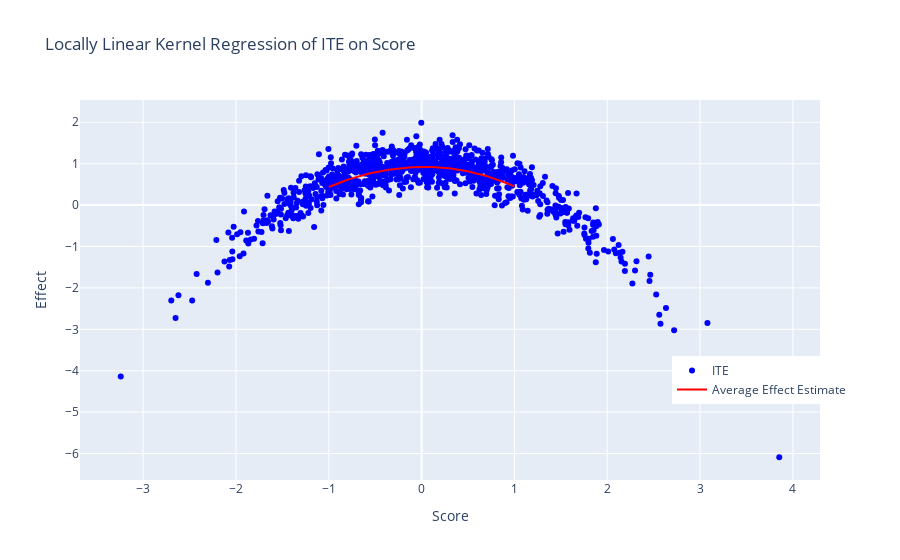

Here is the notebook cell this chart was saved with:
### Markdown cell above
### Oracle Values and Comparisons

The generated oracle values for the potential outcomes can be used in a kernel regression to get an oracle estimator at the cutoff.

### Code cell
ite = data_dict['oracle_values']['Y1'] - data_dict['oracle_values']['Y0']
score = data_dict['score']

oracle_model = KernelReg(endog=ite, exog=score, reg_type='ll', var_type='c', ckertype='gaussian')

score_grid = np.linspace(-1, 1, 100)
oracle_effects, _ = oracle_model.fit(score_grid)


scatter = go.Scatter(
    x=score,
    y=ite,
    mode='markers',
    name='ITE',
    marker=dict(color='blue')
)
line = go.Scatter(
    x=score_grid,
    y=oracle_effects,
    mode='lines',
    name='Average Effect Estimate',
    line=dict(color='red')
)


fig = go.Figure(data=[scatter, line])
fig.update_layout(
    title='Locally Linear Kernel Regression of ITE on Score',
    xaxis_title='Score',
    yaxis_title='Effect',
    legend=dict(x=0.8, y=0.2)
)

print(f"The oracle LATE is estimated as {oracle_model.fit([0])[0][0]}")

fig.show()

### Figure 1 — Plotly figure (JSON) as saved in the notebook; plotly's stock layout.template omitted (floating-point values rounded to 4 significant figures; data arrays with more than 128 entries replaced by an {"elided": "..."} marker saying what was removed)
{"data": [{"marker": {"color": "blue"}, "mode": "markers", "name": "ITE", "type": "scatter", "x": {"elided": "1000 float values"}, "y": {"elided": "1000 float values"}}, {"line": {"color": "red"}, "mode": "lines", "name": "Average Effect Estimate", "type": "scatter", "x": [-1, -0.9798, -0.9596, -0.9394, -0.9192, -0.899, -0.8788, -0.8586, -0.8384, -0.8182, -0.798, -0.7778, -0.7576, -0.7374, -0.7172, -0.697, -0.6768, -0.6566, -0.6364, -0.6162, -0.596, -0.5758, -0.5556, -0.5354, -0.5152, -0.4949, -0.4747, -0.4545, -0.4343, -0.4141, -0.3939, -0.3737, -0.3535, -0.3333, -0.3131, -0.2929, -0.2727, -0.2525, -0.2323, -0.2121, -0.1919, -0.1717, -0.1515, -0.1313, -0.1111, -0.09091, -0.07071, -0.05051, -0.0303, -0.0101, 0.0101, 0.0303, 0.05051, 0.07071, 0.09091, 0.1111, 0.1313, 0.1515, 0.1717, 0.1919, 0.2121, 0.2323, 0.2525, 0.2727, 0.2929, 0.3131, 0.3333, 0.3535, 0.3737, 0.3939, 0.4141, 0.4343, 0.4545, 0.4747, 0.4949, 0.5152, 0.5354, 0.5556, 0.5758, 0.596, 0.6162, 0.6364, 0.6566, 0.6768, 0.697, 0.7172, 0.7374, 0.7576, 0.7778, 0.798, 0.8182, 0.8384, 0.8586, 0.8788, 0.899, 0.9192, 0.9394, 0.9596, 0.9798, 1], "y": [0.4368, 0.4562, 0.4751, 0.4937, 0.5118, 0.5296, 0.5469, 0.5639, 0.5804, 0.5964, 0.6121, 0.6274, 0.6422, 0.6566, 0.6706, 0.6841, 0.6973, 0.71, 0.7223, 0.7343, 0.7458, 0.7569, 0.7676, 0.778, 0.7879, 0.7975, 0.8067, 0.8156, 0.824, 0.8321, 0.8399, 0.8473, 0.8543, 0.861, 0.8674, 0.8734, 0.879, 0.8844, 0.8893, 0.894, 0.8982, 0.9022, 0.9058, 0.909, 0.9119, 0.9144, 0.9166, 0.9184, 0.9199, 0.9209, 0.9216, 0.922, 0.9219, 0.9214, 0.9206, 0.9194, 0.9177, 0.9157, 0.9132, 0.9104, 0.9071, 0.9034, 0.8993, 0.8948, 0.8898, 0.8844, 0.8786, 0.8724, 0.8657, 0.8587, 0.8512, 0.8432, 0.8349, 0.8261, 0.8169, 0.8073, 0.7972, 0.7868, 0.7759, 0.7645, 0.7528, 0.7407, 0.7281, 0.7151, 0.7017, 0.6878, 0.6736, 0.6589, 0.6438, 0.6283, 0.6124, 0.596, 0.5792, 0.5621, 0.5444, 0.5264, 0.508, 0.4892, 0.4699, 0.4503]}], "layout": {"legend": {"x": 0.8, "y": 0.2}, "title": {"text": "Locally Linear Kernel Regression of ITE on Score"}, "xaxis": {"title": {"text": "Score"}}, "yaxis": {"title": {"text": "Effect"}}}}
